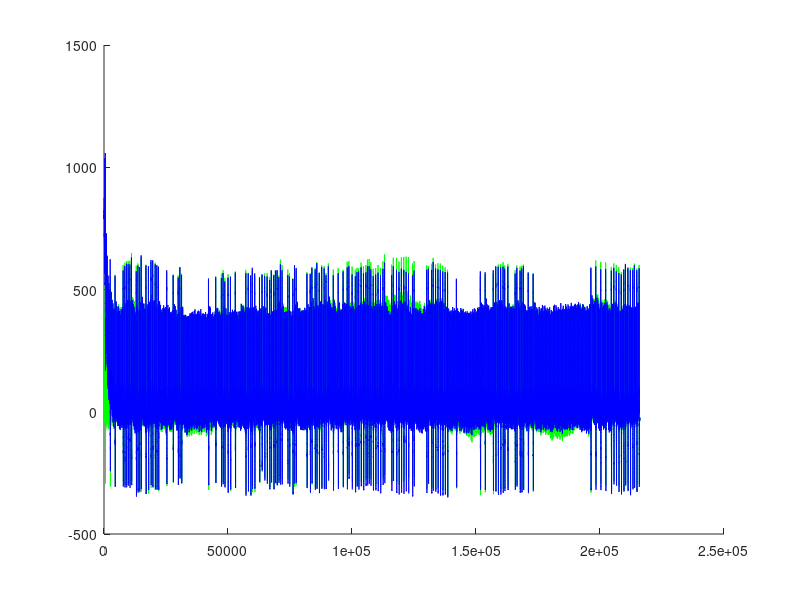

This figure's MATLAB source:

load('ECG.mat');

% short x[], y[];
% long acc, A, prev_x, prev_y;
% double pole;
% unsigned long n, num_samples;
% pole = 0.9999;
% A = (long)(32768.0*(1.0 - pole));
% acc = 0;
% prev_x = 0;
% prev_y = 0;
% for (n=0; n<num_samples; n++)
%     {
%     acc   -= prev_x;
%     prev_x = (long)x[n]<<15;
%     acc   += prev_x;
%     acc   -= A*prev_y;
%     prev_y = acc>>15;               // quantization happens here
%     y[n]   = (short)prev_y;
%     // acc has y[n] in upper 17 bits and -e[n] in lower 15 bits
% }

% L = 1000;
% x = zeros(1,L);
% x(1) = 1;
x = EKG4;
L = size(x,1);
y = zeros(1,L);

pole = 0.999;
A = (1024.0*(1.0 - pole));
acc = 0;
prev_x = 0;
prev_y = 0;

for i  = 1:L
    acc = acc - prev_x;
    prev_x = x(i) * 1024;
    acc = acc + prev_x;
    acc = acc - A*prev_y;
    prev_y = acc/1024;
    y(i) = prev_y;
end

hold on

% Xw = fft(y);
% plot(abs(Xw),'green')
% plot(unwrap(angle(Xw)),'blue')

plot(detrend(x),'green')
plot(y,'blue')

hold off